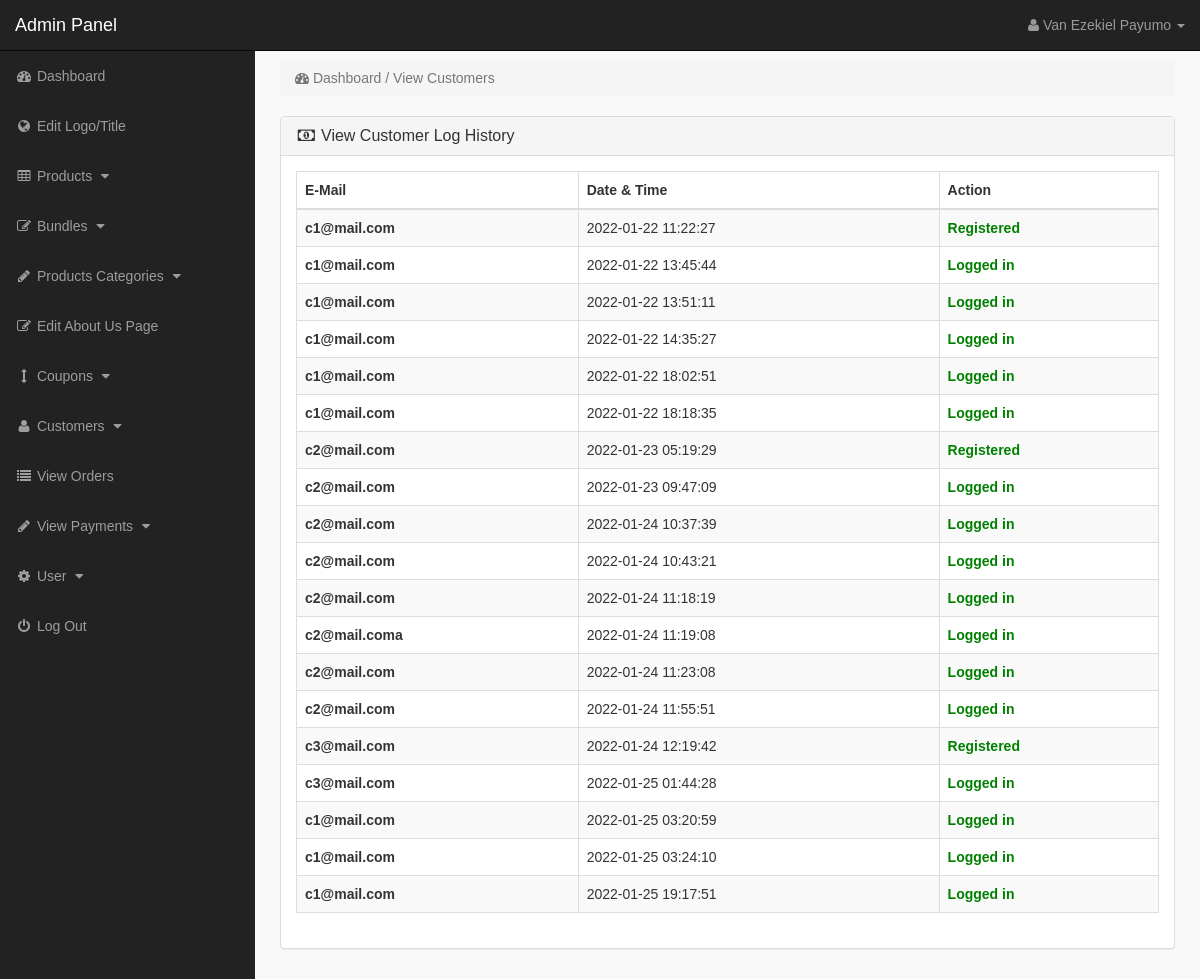
Page /admin_area/index.php?customer_history (signed in) on the committed database.
### tables this page shows
CREATE TABLE `customer_log_history` (
  `log_id` int(11) NOT NULL,
  `cid` int(10) NOT NULL,
  `c_email` varchar(255) NOT NULL,
  `log_time` timestamp NOT NULL DEFAULT current_timestamp(),
  `activity` varchar(255) NOT NULL
);

### admin_area/customer_history.php (the view, shortened to what this page needs)
<?php
if (!isset($_SESSION['admin_email'])) {
    echo "<script>window.open('login.php','_self')</script>";
} else {
    ?>
<div class="row">
<div class="col-lg-12" >
<ol class="breadcrumb" >
<li class="active" >
<i class="fa fa-dashboard"></i> Dashboard / View Customers
</li>
</ol>
</div>
</div>
<div class="row" >
<div class="col-lg-12" >
<div class="panel panel-default" >
<div class="panel-heading" >
<h3 class="panel-title" >
<i class="fa fa-money fa-fw" ></i> View Customer Log History
</h3>
</div>
<div class="panel-body" >
<div class="table-responsive" >
<table class="table table-bordered table-hover table-striped" >
<thead>
<tr>
<th>E-Mail</th>
<th>Date & Time</th>
<th>Action</th>
</tr>
</thead>
<tbody>
<?php
    $get_logs = "select * from customer_log_history";
    $run_logs = mysqli_query($con, $get_logs);
    while ($row_logs = mysqli_fetch_array($run_logs)) {
        $c_email = $row_logs['c_email'];
        $log_date = $row_logs['log_time'];
        $c_action = $row_logs['activity'];
    ?>
<tr>
<th><?php echo $c_email ?></th>
<td><?php echo $log_date ?></td>
<?php if ($c_action == 'Deactivated') {
            echo "<td><b style='color:red;'>$c_action</b></td>";
        } else {
            echo "<td><b style='color:green;'>$c_action</b></td>";
        }
?>
</tr>
<?php }?>
</tbody>
</table>
</div>
</div>
</div>
</div>
</div>
<?php }?>

### admin_area/includes/sidebar.php (shortened to what this page needs)
<?php
if (!isset($_SESSION['admin_email'])) {
    echo "<script>window.open('login.php','_self')</script>";
} else {
    $admin_level = $_SESSION['admin_level'];
    if ($admin_level == 2) {
        $hideme = 'display:none;';
    } else {
        $hideme = '';
    }
    ?>
<nav class="navbar navbar-inverse navbar-fixed-top" >
<div class="navbar-header" >
<a class="navbar-brand" href="index.php?dashboard" >Admin Panel</a>
</div>
<ul class="nav navbar-right top-nav" >
<li class="dropdown" >
<a href="#" class="dropdown-toggle" data-toggle="dropdown" >
<i class="fa fa-user" ></i>
<?php echo $admin_name; ?> <b class="caret" ></b>
</a>
</li>
</ul>
<div class="collapse navbar-collapse navbar-ex1-collapse">
<ul class="nav navbar-nav side-nav">
<li>
<a href="index.php?dashboard">
<i class="fa fa-fw fa-dashboard"></i> Dashboard
</a>
</li>
<li>
<a style="<?php echo $hideme; ?>" href="index.php?edit_logo_title">
<i class="fa fa-fw fa-globe"></i> Edit Logo/Title
</a>
</li>
<li>
<a href="#" data-toggle="collapse" data-target="#products">
<i class="fa fa-fw fa-table"></i> Products
<i class="fa fa-fw fa-caret-down"></i>
</a>
</li>
<li>
<a href="#" data-toggle="collapse" data-target="#bundles">
<i class="fa fa-fw fa-edit"></i> Bundles
<i class="fa fa-fw fa-caret-down"></i>
</a>
</li>
<li>
<a href="#" data-toggle="collapse" data-target="#p_cat">
<i class="fa fa-fw fa-pencil"></i> Products Categories
<i class="fa fa-fw fa-caret-down"></i>
</a>
</li>
<li style="<?php echo $hideme; ?>">
<a href="index.php?edit_about_us">
<i class="fa fa-fw fa-edit"></i> Edit About Us Page
</a>
</li>
<li style="<?php echo $hideme; ?>">
<a href="#" data-toggle="collapse" data-target="#coupons">
<i class="fa fa-fw fa-arrows-v"></i> Coupons
<i class="fa fa-fw fa-caret-down"></i>
</a>
</li>
<li style="<?php echo $hideme; ?>">
<a href="#" data-toggle="collapse" data-target="#customer">
<i class="fa fa-fw fa-user"></i> Customers
<i class="fa fa-fw fa-caret-down"></i>
</a>
</li>
<li>
<a href="index.php?view_orders">
<i class="fa fa-fw fa-list"></i> View Orders
</a>
</li>
<li>
<a href="#" data-toggle="collapse" data-target="#pay">
<i class="fa fa-fw fa-pencil"></i> View Payments
<i class="fa fa-fw fa-caret-down"></i>
</a>
</li>
<li>
<a href="#" data-toggle="collapse" data-target="#users">
<i class="fa fa-fw fa-gear"></i> User
<i class="fa fa-fw fa-caret-down"></i>
</a>
</li>
<li>
<a href="logout.php">
<i class="fa fa-fw fa-power-off"></i> Log Out
</a>
</li>
</ul>
</div>
</nav>
<?php }?>

### admin_area/css/style.css (style rules this page uses)
* { font-family: "Montserrat", sans-serif }
body { margin-top: 100px; font-family: "Montserrat"; }
@media (min-width: 768px) { body { margin-top: 50px; } }
.top-nav { padding: 0 15px; }
.top-nav>li { display: inline-block; float: left; }
.top-nav>li>a { padding-top: 15px; padding-bottom: 15px; line-height: 20px; color: #999; }
@media (min-width: 768px) { .side-nav { position: fixed; top: 51px; width: 255px; border-radius: 0; overflow-y: auto; background-color: #222; bottom: 0; overflow-x: hidden; padding-bottom: 40px; } }
@media (min-width: 768px) { .side-nav>li>a { width: 255px; } }
.panel-body { border-radius: 5px; }

### rows in the picture
customer_log_history: c_email "c1@mail.com", log_time "2022-01-22 11:22:27", activity "Registered"
customer_log_history: c_email "c1@mail.com", log_time "2022-01-22 13:45:44", activity "Logged in"
customer_log_history: c_email "c1@mail.com", log_time "2022-01-22 13:51:11", activity "Logged in"
customer_log_history: c_email "c1@mail.com", log_time "2022-01-22 14:35:27", activity "Logged in"
customer_log_history: c_email "c1@mail.com", log_time "2022-01-22 18:02:51", activity "Logged in"
customer_log_history: c_email "c1@mail.com", log_time "2022-01-22 18:18:35", activity "Logged in"
customer_log_history: c_email "c2@mail.com", log_time "2022-01-23 05:19:29", activity "Registered"
customer_log_history: c_email "c2@mail.com", log_time "2022-01-23 09:47:09", activity "Logged in"
customer_log_history: c_email "c2@mail.com", log_time "2022-01-24 10:37:39", activity "Logged in"
customer_log_history: c_email "c2@mail.com", log_time "2022-01-24 10:43:21", activity "Logged in"
customer_log_history: c_email "c2@mail.com", log_time "2022-01-24 11:18:19", activity "Logged in"
customer_log_history: c_email "c2@mail.coma", log_time "2022-01-24 11:19:08", activity "Logged in"
customer_log_history: c_email "c2@mail.com", log_time "2022-01-24 11:23:08", activity "Logged in"
customer_log_history: c_email "c2@mail.com", log_time "2022-01-24 11:55:51", activity "Logged in"
customer_log_history: c_email "c3@mail.com", log_time "2022-01-24 12:19:42", activity "Registered"
customer_log_history: c_email "c3@mail.com", log_time "2022-01-25 01:44:28", activity "Logged in"
customer_log_history: c_email "c1@mail.com", log_time "2022-01-25 03:20:59", activity "Logged in"
customer_log_history: c_email "c1@mail.com", log_time "2022-01-25 03:24:10", activity "Logged in"
customer_log_history: c_email "c1@mail.com", log_time "2022-01-25 19:17:51", activity "Logged in"

### other values in the picture
$admin_name "Van Ezekiel Payumo"
